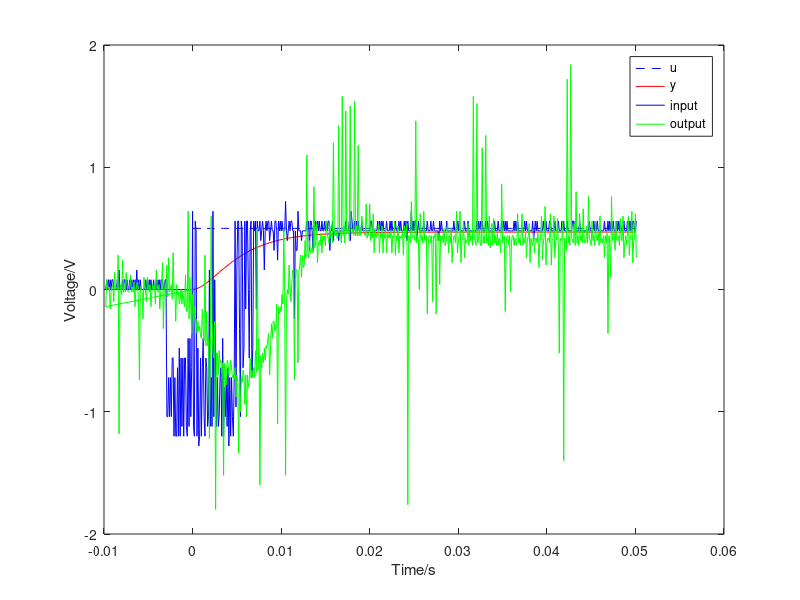

Write MATLAB code to recreate this figure.
pkg load control;

clear;

R1=20e3;
R2=300e3;
K=1.03;
TE=1.3267e-3;
TM=0.0909;

A=csvread("1023__01in.csv");

G=tf([K*R2], [R1*TE*TM R1*(TE+TM) R1+K*R2]);
stepsize=0.5;

[y_unit t]=step(G,0.05);
y=y_unit*stepsize;
u=ones(length(t),1)*stepsize;

figure
plot(t,u,'b--',t,y,'r-', A(:,1), A(:,2), 'b-', A(:,1), A(:,3), 'g-')
legend('u','y', 'input', 'output');
xlabel('Time/s');
ylabel('Voltage/V');
